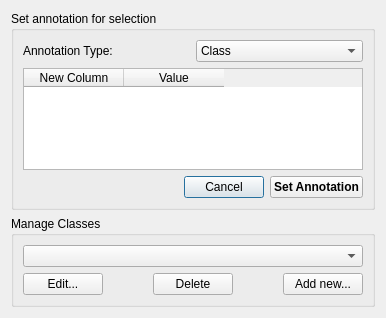
<?xml version="1.0" encoding="UTF-8"?>
<ui version="4.0">
 <class>ClassSelector</class>
 <widget class="QDialog" name="ClassSelector">
  <property name="geometry">
   <rect>
    <x>0</x>
    <y>0</y>
    <width>386</width>
    <height>318</height>
   </rect>
  </property>
  <property name="windowTitle">
   <string>Select class</string>
  </property>
  <layout class="QGridLayout" name="gridLayout_6">
   <item row="0" column="0">
    <layout class="QGridLayout" name="gridLayout_5">
     <item row="0" column="0">
      <widget class="QGroupBox" name="annotationGroupBox">
       <property name="title">
        <string>Set annotation for selection</string>
       </property>
       <layout class="QGridLayout" name="gridLayout_4">
        <item row="0" column="0">
         <layout class="QGridLayout" name="gridLayout_3">
          <item row="0" column="0">
           <layout class="QHBoxLayout" name="horizontalLayout_3">
            <item>
             <widget class="QLabel" name="label">
              <property name="text">
               <string>Annotation Type:</string>
              </property>
             </widget>
            </item>
            <item>
             <widget class="QComboBox" name="annotationTypeComboBox">
              <item>
               <property name="text">
                <string>Class</string>
               </property>
              </item>
              <item>
               <property name="text">
                <string>Class + Value</string>
               </property>
              </item>
             </widget>
            </item>
           </layout>
          </item>
          <item row="2" column="0">
           <layout class="QHBoxLayout" name="horizontalLayout_2">
            <item>
             <spacer name="horizontalSpacer_3">
              <property name="orientation">
               <enum>Qt::Horizontal</enum>
              </property>
              <property name="sizeHint" stdset="0">
               <size>
                <width>40</width>
                <height>20</height>
               </size>
              </property>
             </spacer>
            </item>
            <item>
             <widget class="QPushButton" name="cancelButton">
              <property name="text">
               <string>Cancel</string>
              </property>
             </widget>
            </item>
            <item>
             <widget class="QPushButton" name="okButton">
              <property name="font">
               <font>
                <weight>75</weight>
                <bold>true</bold>
               </font>
              </property>
              <property name="text">
               <string>Set Annotation</string>
              </property>
             </widget>
            </item>
           </layout>
          </item>
          <item row="1" column="0">
           <widget class="QTableWidget" name="tableWidget">
            <property name="editTriggers">
             <set>QAbstractItemView::AllEditTriggers</set>
            </property>
            <column>
             <property name="text">
              <string>New Column</string>
             </property>
            </column>
            <column>
             <property name="text">
              <string>Value</string>
             </property>
            </column>
           </widget>
          </item>
         </layout>
        </item>
       </layout>
      </widget>
     </item>
     <item row="1" column="0">
      <widget class="QGroupBox" name="classGroupBox">
       <property name="title">
        <string>Manage Classes</string>
       </property>
       <layout class="QGridLayout" name="gridLayout_2">
        <item row="0" column="0">
         <layout class="QGridLayout" name="gridLayout">
          <item row="0" column="0">
           <widget class="QComboBox" name="managedClassComboBox"/>
          </item>
          <item row="1" column="0">
           <layout class="QHBoxLayout" name="horizontalLayout">
            <item>
             <widget class="QPushButton" name="editButton">
              <property name="text">
               <string>Edit...</string>
              </property>
             </widget>
            </item>
            <item>
             <spacer name="horizontalSpacer_2">
              <property name="orientation">
               <enum>Qt::Horizontal</enum>
              </property>
              <property name="sizeHint" stdset="0">
               <size>
                <width>40</width>
                <height>20</height>
               </size>
              </property>
             </spacer>
            </item>
            <item>
             <widget class="QPushButton" name="deleteButton">
              <property name="text">
               <string>Delete</string>
              </property>
             </widget>
            </item>
            <item>
             <spacer name="horizontalSpacer">
              <property name="orientation">
               <enum>Qt::Horizontal</enum>
              </property>
              <property name="sizeHint" stdset="0">
               <size>
                <width>40</width>
                <height>20</height>
               </size>
              </property>
             </spacer>
            </item>
            <item>
             <widget class="QPushButton" name="addButton">
              <property name="text">
               <string>Add new...</string>
              </property>
             </widget>
            </item>
           </layout>
          </item>
         </layout>
        </item>
       </layout>
      </widget>
     </item>
    </layout>
   </item>
  </layout>
 </widget>
 <resources/>
 <connections/>
</ui>
